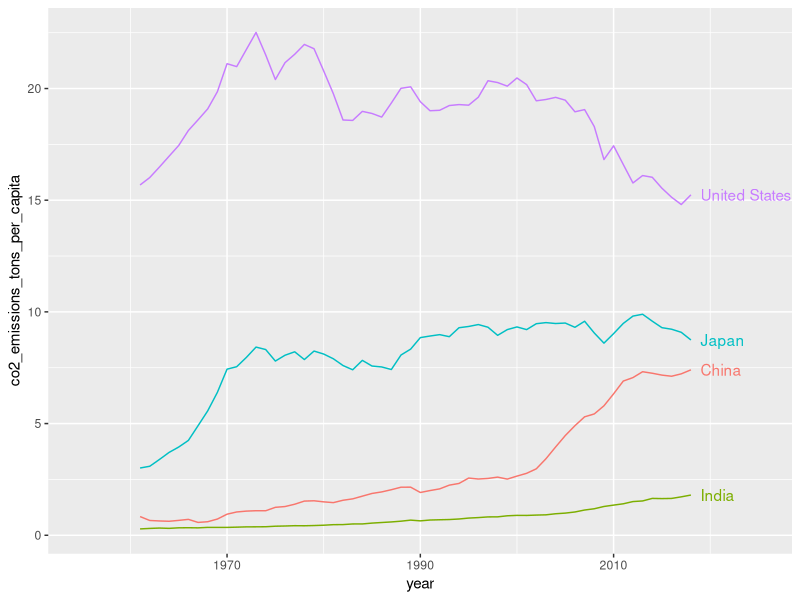

Recreate this plot in R.
library(tidyverse)

world_bank_countries <- read_csv("data/world_bank_countries.csv")


labels <- world_bank_countries %>% 
  filter(
    country %in% c("United States", "Japan", "China", "India"),
    year == max(year)) %>% 
  select(country, year, co2_emissions_tons_per_capita)


world_bank_countries %>% 
  filter(country %in% c("United States", 
                        "Japan", "China", 
                        "India")) %>% 
  ggplot(aes(year, co2_emissions_tons_per_capita,
             color = country)) +
  geom_line() +
  geom_text(data = labels,
            aes(label = country),
            hjust = 0,
            nudge_x = 1) +
  # xlim(c(1955, 2020))
  scale_x_continuous(limits = c(1955, 2025)) +
  guides(
    color = "none"
  )
